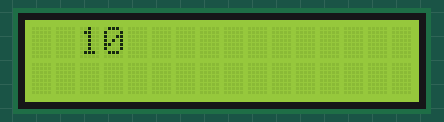
Bench run of a sketch on a simulated Arduino Uno, built with avr-gcc and run on an emulated ATmega328P. On the bench: 16×2 character LCD.

Above: at 0.1 s.
At 2.6 s:
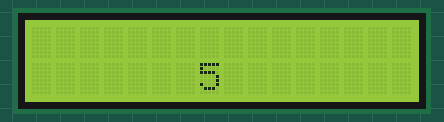
At 4.7 s:
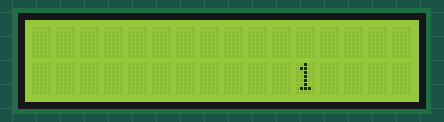
At 9.7 s:
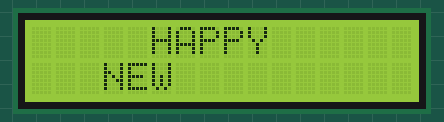
At 19.7 s:
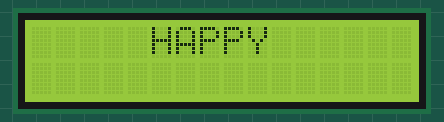
At 38.3 s:
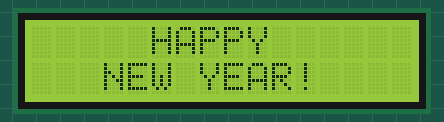

Measured:
- what the display in image 1 shows lasts 0.5 s, from 2.6 s to 3.1 s

The sketch:

I2c_lcd2.ino
```cpp
#include <Wire.h>
#include <LiquidCrystal_I2C.h>

LiquidCrystal_I2C lcd(0x3F, 2, 1, 0, 4, 5, 6, 7, 3, POSITIVE);

int m=0;

void setup()
{
    lcd.begin(16, 2);
}

void loop()
{
 if(m == 0)
 {
  lcd.setCursor(2, 0);
  lcd.print("10");
    delay(500);
  lcd.clear();
  lcd.setCursor(3,1);
  lcd.print("9");
    delay(500);
  lcd.clear();
  lcd.setCursor(4,0);
  lcd.print("8");
    delay(500);
  lcd.clear();
  lcd.setCursor(5,1);
  lcd.print("7");
    delay(500);
  lcd.clear();
  lcd.setCursor(6,0);
  lcd.print("6");
    delay(500);
  lcd.clear();
  lcd.setCursor(7,1);
  lcd.print("5");
    delay(500);
  lcd.clear();
  lcd.setCursor(8,0);
  lcd.print("4");
    delay(500);
  lcd.clear();
  lcd.setCursor(9,1);
  lcd.print("3");
    delay(500);
  lcd.clear();
  lcd.setCursor(10,0);
  lcd.print("2");
    delay(500);
  lcd.clear();
  lcd.setCursor(11,1);
  lcd.print("1");
    delay(500);
  lcd.clear();
  lcd.setCursor(12,0);
  lcd.print("0");
    delay(500);
  lcd.clear();
 }
  m=1;
  lcd.setCursor(5,0);
  lcd.print("HAPPY");
  delay(500);
  lcd.setCursor(3,1);
  lcd.print("NEW");
  delay(500);
  lcd.setCursor(7,1);
  lcd.print("YEAR!");
  delay(2000);
  lcd.clear();
  delay(500);
}
```
